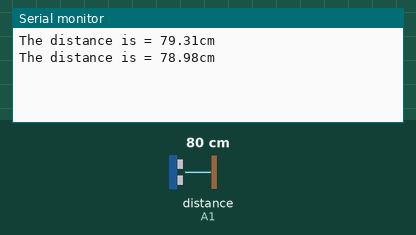
A sketch run on a simulated Arduino Uno, built with avr-gcc and run on an emulated ATmega328P. Shown: the last lines printed to the serial monitor. Wiring (inferred from the names in the program): ultrasonic range finder: trigger A0; echo A1. The test bench sets the inputs (shaded band); at power-on: distance to the obstacle (sensor on A1) 80 cm. The echo pulse lasts 58.3 µs per cm.

Above: at 2.8 s.
2.9 s: distance to the obstacle (sensor on A1) set to 2 cm
At 5.2 s:
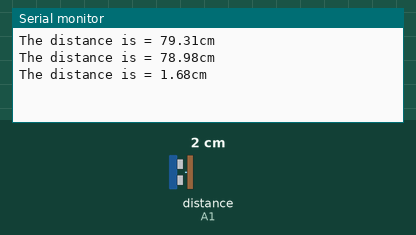
5.6 s: distance to the obstacle (sensor on A1) set to 4 cm
At 6.8 s:
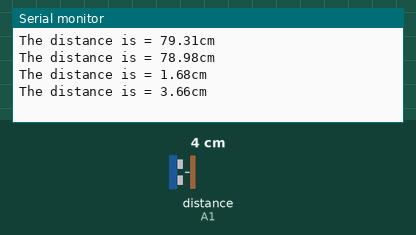
Timing chart, 0 to 8.6 s (numbered marks = the images above; inputs shaded):
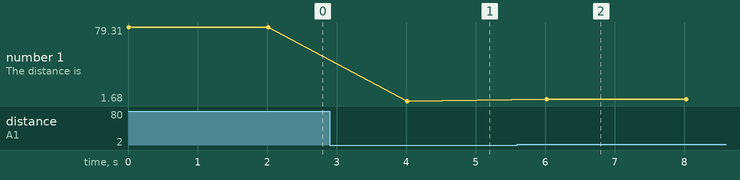

Measured:
- after the input at 2.9 s, the serial monitor: prints a new line after 1.1 s (image 1)
- after the input at 5.6 s, the serial monitor: prints a new line after 0.42 s (image 2)
- plotted number 1: 78.98 → 1.68 after the input at 2.9 s, 1.68 → 3.66 after the input at 5.6 s

The sketch:

1_Altrasonic.ino
```cpp
int trigpin = A0;
int echopin = A1;
float distance;
float duration;

void setup() {
  // put your setup code here, to run once:
  pinMode(trigpin,OUTPUT);
  pinMode(echopin,INPUT);
  Serial.begin(9600);
}

void loop() {
  // put your main code here, to run repeatedly:
  digitalWrite(trigpin, LOW);
  delay(2);
  digitalWrite(trigpin, HIGH);
  delayMicroseconds(10);
  digitalWrite(trigpin, LOW);
  duration = pulseIn(echopin,HIGH);
  distance = (0.034 * duration)/2 ;
  Serial.print("The distance is = ");
  Serial.print(distance);
  Serial.println("cm");
  delay(2000);
}
```
